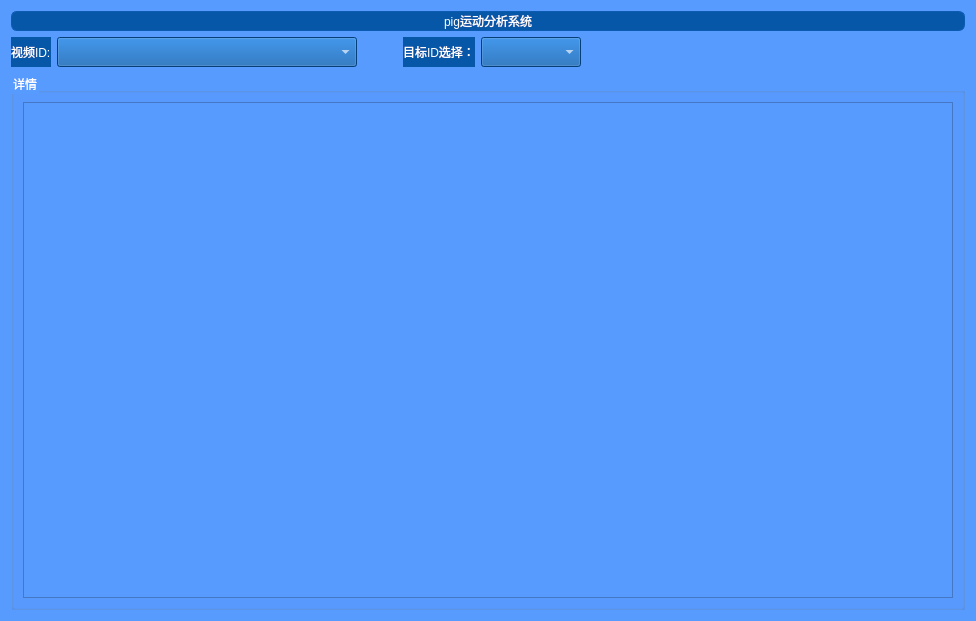
<?xml version="1.0" encoding="UTF-8"?>
<ui version="4.0">
 <class>Dialog</class>
 <widget class="QDialog" name="Dialog">
  <property name="geometry">
   <rect>
    <x>0</x>
    <y>0</y>
    <width>976</width>
    <height>621</height>
   </rect>
  </property>
  <property name="windowTitle">
   <string>Dialog</string>
  </property>
  <property name="styleSheet">
   <string notr="true">background-color: rgb(88, 155, 255);</string>
  </property>
  <layout class="QGridLayout" name="gridLayout">
   <item row="0" column="0">
    <widget class="QLabel" name="label">
     <property name="styleSheet">
      <string notr="true">font: 75 24pt &quot;Arial&quot;;
background-color: rgb(7,87,169);
border-radius: 6px;
border: 1px solid #0B5BB2;
color: rgb(255, 255, 255);</string>
     </property>
     <property name="text">
      <string>pig运动分析系统</string>
     </property>
     <property name="alignment">
      <set>Qt::AlignCenter</set>
     </property>
    </widget>
   </item>
   <item row="3" column="0">
    <widget class="QGroupBox" name="groupBox_2">
     <property name="styleSheet">
      <string notr="true">font: 75 13pt &quot;Arial&quot;;
color: rgb(255,255,255); </string>
     </property>
     <property name="title">
      <string>详情</string>
     </property>
     <layout class="QGridLayout" name="gridLayout_2">
      <item row="0" column="0">
       <widget class="QTableView" name="tableView">
        <property name="styleSheet">
         <string notr="true">background-color: rgb(88, 155, 255);</string>
        </property>
       </widget>
      </item>
     </layout>
    </widget>
   </item>
   <item row="1" column="0">
    <layout class="QHBoxLayout" name="horizontalLayout">
     <property name="topMargin">
      <number>0</number>
     </property>
     <item>
      <widget class="QLabel" name="label_3">
       <property name="styleSheet">
        <string notr="true">background-color: rgb(7, 87, 169); 
font: 75 16pt &quot;Arial&quot;;
color: rgb(255,255,255); </string>
       </property>
       <property name="text">
        <string>视频ID:</string>
       </property>
      </widget>
     </item>
     <item>
      <widget class="QComboBox" name="comboBox_video">
       <property name="minimumSize">
        <size>
         <width>300</width>
         <height>30</height>
        </size>
       </property>
       <property name="maximumSize">
        <size>
         <width>300</width>
         <height>30</height>
        </size>
       </property>
       <property name="styleSheet">
        <string notr="true">background-color: rgb(7, 87, 169); 
font: 75 16pt &quot;Arial&quot;;
color: rgb(255,255,255); </string>
       </property>
      </widget>
     </item>
     <item>
      <spacer name="horizontalSpacer_2">
       <property name="orientation">
        <enum>Qt::Horizontal</enum>
       </property>
       <property name="sizeType">
        <enum>QSizePolicy::Fixed</enum>
       </property>
       <property name="sizeHint" stdset="0">
        <size>
         <width>40</width>
         <height>20</height>
        </size>
       </property>
      </spacer>
     </item>
     <item>
      <widget class="QLabel" name="label_2">
       <property name="styleSheet">
        <string notr="true">background-color: rgb(7, 87, 169); 
font: 75 16pt &quot;Arial&quot;;
color: rgb(255,255,255); </string>
       </property>
       <property name="text">
        <string>目标ID选择：</string>
       </property>
      </widget>
     </item>
     <item>
      <widget class="QComboBox" name="comboBox_id">
       <property name="minimumSize">
        <size>
         <width>100</width>
         <height>30</height>
        </size>
       </property>
       <property name="maximumSize">
        <size>
         <width>100</width>
         <height>30</height>
        </size>
       </property>
       <property name="styleSheet">
        <string notr="true">background-color: rgb(7, 87, 169); 
font: 75 16pt &quot;Arial&quot;;
color: rgb(255,255,255); </string>
       </property>
      </widget>
     </item>
     <item>
      <spacer name="horizontalSpacer">
       <property name="orientation">
        <enum>Qt::Horizontal</enum>
       </property>
       <property name="sizeHint" stdset="0">
        <size>
         <width>40</width>
         <height>20</height>
        </size>
       </property>
      </spacer>
     </item>
    </layout>
   </item>
  </layout>
 </widget>
 <resources/>
 <connections/>
</ui>
